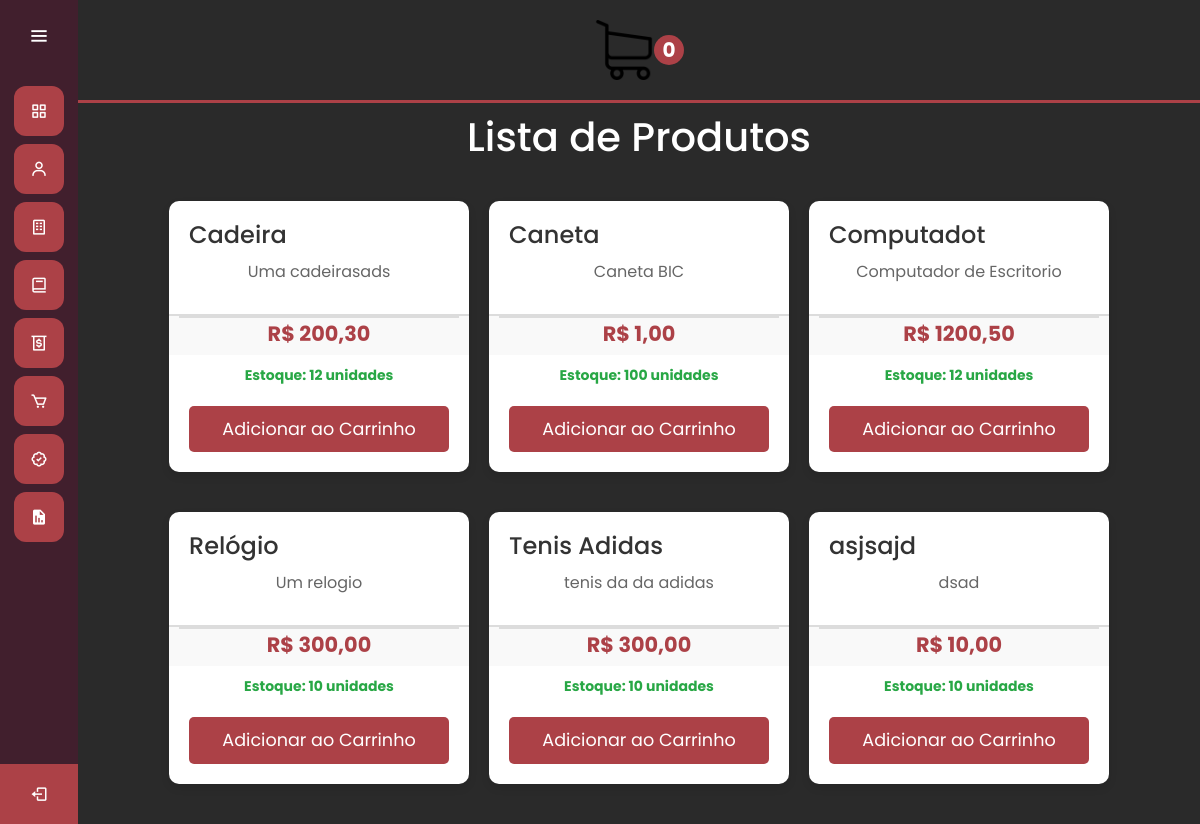
Page /tela/venda/ (signed in) on the earlier database version.
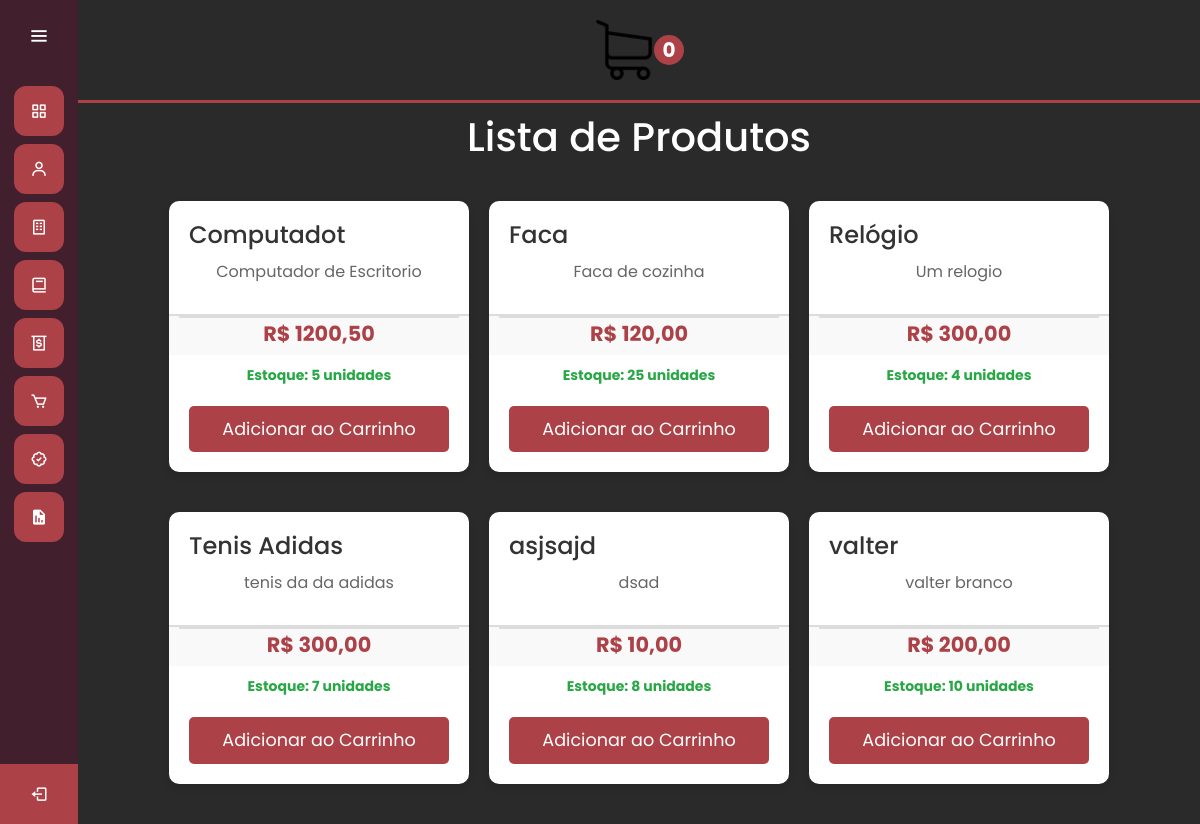
Same page on the later database version.
### estoque/models.py (models this page shows)
class Produto(models.Model):
    nome = models.CharField(max_length=40)
    estoque = models.IntegerField(default=0)
    descricao = models.CharField(max_length=255, null=True, blank=True)
    preco = models.DecimalField(max_digits=20, decimal_places=2)
    class Meta:
        ordering=['nome']
        verbose_name= 'produto'
        verbose_name_plural= 'produto'

### venda/views.py (the view)
# urls.py: path('', views.catalogo, name='catalogo'),
@login_required(login_url="/login/")
def catalogo(request):
    user_id = request.user.id
    quantidade_total = getQuantidadeTotalCarrinho(user_id)  # Use a função correta para obter a quantidade total
    produtos = Produto.objects.all().order_by("nome")
    context = {
        'produtos': produtos,
        'quantidade_total': quantidade_total,  # Passe a quantidade total para o template
    }
    return render(request, 'catalogo.html', context)

### venda/functions.py (called while the page is built)
def getQuantidadeTotalCarrinho(user_id):
    with connection.cursor() as cursor:
        cursor.execute("SELECT SUM(quantidade) FROM venda_carrinho WHERE user_id = %s", [user_id])
        row = cursor.fetchone()
    return row[0] or 0

### venda/templates/catalogo.html (shortened to what this page needs)
{% extends "tela.html" %}
{% load static %}
{% block 'head' %}
    <link rel="stylesheet" href="{% static 'css/stylec.css' %}">
{% endblock %}
    {% block 'dashboard' %}
    <div class="form_carrinho">
        <a href="{% url 'sacola' %}">
            <img src="{% static 'img/Carrinho.png' %}" alt="Carrinho">
        </a>
        <div id="texto_carrinho">
            {{ quantidade_total }}
        </div>
    </div>
    <h1>Lista de Produtos</h1>
    <div class="container">
        {% for produto in produtos %}
            <div class="menu">
                <div class="produto-info">
                    <h2 class="nome-produto">{{ produto.nome }}</h2>
                    <p class="descricao">{{ produto.descricao }}</p>
                </div>
                <div class="preco">
                    <p class="preco">R$ {{ produto.preco }}</p>
                </div>
                <div>
                    {% if produto.estoque > 0 %}
                        <p class="estoque estoque-positivo">Estoque: {{ produto.estoque }} unidades</p>
                    {% else %}
                        <p class="estoque estoque-zero">Sem estoque</p>
                    {% endif %}
                </div>
                <a href="{% url 'addCarrinho' produto.id %}" class="btn-adicionar">Adicionar ao Carrinho</a>
            </div>
        {% endfor %}
    </div>
    {% endblock %}

### estoque/templates/tela.html (shortened to what this page needs)
{% load static %}
<!doctype html>
<html lang="pt-BR">
  <head>
    <link rel="stylesheet" href="https://cdn.jsdelivr.net/npm/bootstrap@4.6.1/dist/css/bootstrap.min.css">
    <link rel="stylesheet" href="{% static 'css/styletela.css' %}">
    <link rel="stylesheet" href="{% static 'css/general.css' %}">
    <link href='https://unpkg.com/boxicons@2.1.4/css/boxicons.min.css' rel='stylesheet'>
    {% block 'head' %}{% endblock %}
  </head>
  <body>
    <div class="sidebar">
        <div class="logo-details">
            <i class='bx bx-menu' id="btn" ></i>
        </div>
        <ul class="nav-list">
          <li>
            <a href="{% url 'inicial' %}">
              <i class='bx bx-grid-alt'></i>
            </a>
          </li>
          <li>
          <a href="{% url 'cliente' %}">
            <i class='bx bx-user' ></i>
          </a>
        </li>
        <li>
          <li>
            <a href="{% url 'fornecedor' %}">
              <i class='bx bx-building' ></i>
            </a>
          </li>
          <li>
            <a href="{% url 'lista' %}">
              <i class='bx bx-book' ></i>
            </a>
          </li>
          <li>
          <a href="{% url 'catalogo' %}">
            <i class='bx bx-money-withdraw'></i>
          </a>
        </li>
        <li>
          <a href="{% url 'compra' %}">
            <i class='bx bx-cart' ></i>
          </a>
        </li>
        <li>
          <a href="{% url 'meuspedidos'%}">
            <i class='bx bx-badge-check ' ></i>
          </a>
        </li>
        <li>
          <a href="#">
            <i class='bx bxs-report'></i>
          </a>
        </li>
        <li class="profile">
          <a href="{% url 'logout' %}">
            <i class='bx bx-log-out' id="log_out"></i>
          </a>
        </li>
        </ul>
      </div>
      <section class="home-section">
          {% block 'dashboard'%}
          {% endblock %}
      </section>
  </body>
</html>

### estoque/static/css/styletela.css (style rules this page uses)
* { margin: 0; padding: 0; box-sizing: border-box; font-family: "Poppins" , sans-serif; }
.sidebar { position: fixed; left: 0; top: 0; height: 100%; width: 78px; background: var(--dark-color); padding: 6px 14px; z-index: 99; transition: all 0.5s ease; }
.sidebar .logo-details { height: 60px; display: flex; align-items: center; position: relative; }
.sidebar .logo-details #btn { position: absolute; top: 50%; right: 0; transform: translateY(-50%); font-size: 22px; transition: all 0.4s ease; font-size: 23px; text-align: center; cursor: pointer; transition: all 0.5s ease; }
.sidebar i { color: #fff; height: 60px; min-width: 50px; font-size: 28px; text-align: center; line-height: 60px; }
.sidebar .nav-list { margin-top: 20px; height: 100%; }
.sidebar li { position: relative; margin: 8px 0; list-style: none; }
.sidebar li a { display: flex; height: 100%; width: 100%; border-radius: 12px; align-items: center; text-decoration: none; transition: all 0.4s ease; background: var(--main-color); }
.sidebar li i { height: 50px; line-height: 50px; font-size: 18px; border-radius: 12px; }
.sidebar li.profile { position: fixed; height: 60px; width: 78px; left: 0; bottom: -8px; padding: 10px 14px; background: var(--main-color); transition: all 0.5s ease; overflow: hidden; }
.sidebar .profile #log_out { position: absolute; top: 50%; right: 0; transform: translateY(-50%); background: var(--main-color); width: 100%; height: 60px; line-height: 60px; border-radius: 0px; transition: all 0.5s ease; }
.home-section { position: absolute; min-height: 100vh; top: 0; background: #2A2A2A; left: 78px; color: white; width: calc(100% - 78px); transition: all 0.5s ease; z-index: 2; }
a { text-decoration: none; color: inherit; }
a:link { color: inherit; }

### estoque/static/css/general.css (style rules this page uses)
:root { --main-color: #ac4147; --dark-color: #411f2d; --light-color: #ffc27f; --contrast-color: #f88863; --differential-color: #ffe29a; }

### venda/static/css/stylec.css (style rules this page uses)
body { font-family: Arial, sans-serif; background-color: #f0f0f0; margin: 0; padding: 0; }
.form_carrinho { display: flex; justify-content: center; align-items: center; position: relative; margin: 20px 0; }
#texto_carrinho { position: block; top: 40px; right: 650px; background: #ac4147; color: #fff; border-radius: 50%; width: 30px; height: 30px; display: flex; align-items: center; justify-content: center; font-size: 20px; font-weight: bold; text-align: center; }
.form_carrinho img { display: block; max-width: 100%; height: auto; width: 60px; }
h1 { text-align: center; color: #fff; margin: 20px 0; padding-top: 10px; border-top: 3px solid #ac4147; }
p { text-align: center; color: #666; font-size: 1.1rem; margin: 0; }
.container { display: flex; flex-wrap: wrap; justify-content: center; gap: 20px; padding: 20px; }
.menu { background: #fff; border-radius: 10px; box-shadow: 0 4px 8px rgba(0, 0, 0, 0.1); overflow: hidden; transition: transform 0.3s ease, box-shadow 0.3s ease; width: 300px; margin-bottom: 20px; }
.produto-info { padding: 20px; }
.nome-produto { font-size: 1.5rem; color: #333; margin: 0 0 10px; }
.descricao { font-size: 1rem; color: #666; }
.preco { padding: 0 10px 3px; background: #f9f9f9; border-top: 2px solid #dcdcdc; }
.preco p { font-size: 1.3rem; color: #ac4147; margin: 0; }
.btn-adicionar { display: block; width: calc(100% - 40px); margin: 20px auto; padding: 10px; text-align: center; text-decoration: none; background: #ac4147; color: #fff; font-size: 1.1rem; border-radius: 5px; transition: background 0.3s ease, transform 0.3s ease; }
.estoque { font-size: 14px; margin: 10px 0; font-weight: bold; }
.estoque-positivo { color: #28a745; }
.preco { font-size: 16px; font-weight: bold; margin: 10px 0; }

Differences in the rows shown:
removed Produto: nome "Cadeira", descricao "Uma cadeirasads", preco "200,30", estoque "12"
removed Produto: nome "Caneta", descricao "Caneta BIC", preco "1,00", estoque "100"
changed Produto "Computadot": estoque "12" → "5"
added Produto: nome "Faca", descricao "Faca de cozinha", preco "120,00", estoque "25"
changed Produto "Relógio": estoque "10" → "4"
changed Produto "Tenis Adidas": estoque "10" → "7"
changed Produto "asjsajd": estoque "10" → "8"
added Produto: nome "valter", descricao "valter branco", preco "200,00", estoque "10"
